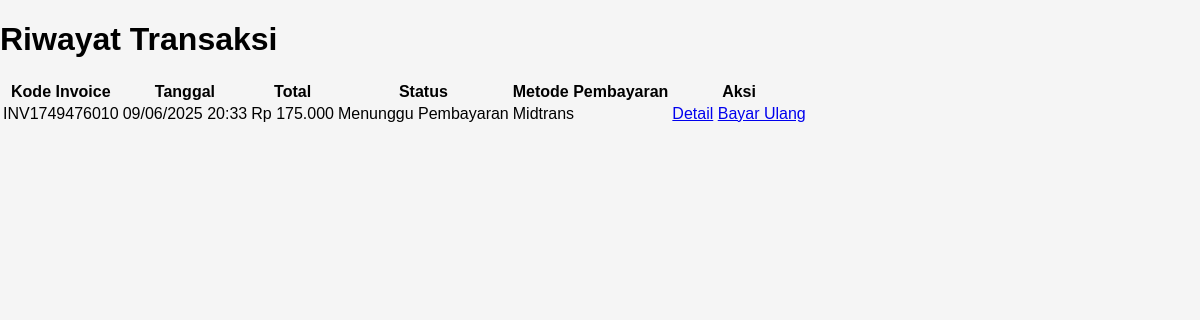
Screenshot of /user/riwayat_transaksi.php (signed in) with the database file from the repository.
### tables this page shows
CREATE TABLE `transaksi` (
  `id_transaksi` int(5) NOT NULL,
  `id_keranjang` int(5) NOT NULL,
  `id_user` int(5) NOT NULL,
  `kode_invoice` varchar(15) NOT NULL,
  `total_harga` decimal(10,2) NOT NULL,
  `status_transaksi` enum('menunggu','diproses','dikirim','selesai') NOT NULL DEFAULT 'menunggu',
  `metode_pembayaran` varchar(35) NOT NULL,
  `tgl_transaksi` datetime NOT NULL DEFAULT current_timestamp(),
  `id_midtrans` varchar(50) NOT NULL,
  `waktu_pembayaran` datetime DEFAULT current_timestamp()
);

### user/riwayat_transaksi.php (the view, shortened to what this page needs)
<?php
include '../config.php';
$id_user = $_SESSION['id_user'];
$query = mysqli_query($koneksi, "SELECT * FROM transaksi WHERE id_user = '$id_user' ORDER BY id_transaksi DESC");
?>
<!DOCTYPE html>
<html lang="id">
<head>
    <link rel="stylesheet" href="../frontend/style1.css">
</head>
<body>
    <div class="container">
        <h1>Riwayat Transaksi</h1>
        <table class="transaction-table">
            <thead>
                <tr>
                    <th>Kode Invoice</th>
                    <th>Tanggal</th>
                    <th>Total</th>
                    <th>Status</th>
                    <th>Metode Pembayaran</th>
                    <th>Aksi</th>
                </tr>
            </thead>
            <tbody>
                <?php while ($row = mysqli_fetch_assoc($query)): ?>
                <tr>
                    <td><?php echo $row['kode_invoice']; ?></td>
                    <td><?php echo date('d/m/Y H:i', strtotime($row['tgl_transaksi'])); ?></td>
                    <td>Rp <?php echo number_format($row['total_harga'], 0, ',', '.'); ?></td>
                    <td>
                        <?php
                            switch($row['status_transaksi']) {
                                case 'menunggu':
                                    echo '<span class="status-waiting">Menunggu Pembayaran</span>';
                                    break;
                            }
                        ?>
                    </td>
                    <td><?php echo $row['metode_pembayaran'] == 'midtrans' ? ($row['midtrans_payment_type'] ?? 'Midtrans') : 'COD'; ?></td>
                    <td>
                        <a href="detail_transaksi.php?id=<?php echo $row['id_transaksi']; ?>" class="btn-small">Detail</a>
                        <?php if(($row['status_transaksi'] == 'menunggu' || $row['status_transaksi'] == 'pending') && $row['metode_pembayaran'] == 'midtrans'): ?>
                            <?php if(!empty($row['snap_token'])): ?>
                                <button class="btn-small btn-pay"
                                        onclick="payTransaction('<?php echo $row['snap_token']; ?>', '<?php echo $row['kode_invoice']; ?>')">
                                    Bayar
                                </button>
                            <?php else: ?>
                                <a href="regenerate_payment.php?id=<?php echo $row['id_transaksi']; ?>" class="btn-small">
                                    Bayar Ulang
                                </a>
                            <?php endif; ?>
                        <?php endif; ?>
                    </td>
                </tr>
                <?php endwhile; ?>
            </tbody>
        </table>
    </div>
</body>
</html>

### frontend/style1.css (style rules this page uses)
body { font-family: Arial, sans-serif; margin: 0; padding: 0; background-color: #f5f5f5; }

### rows the page displays
transaksi: kode_invoice "INV1749476010", tgl_transaksi "09/06/2025 20:33", total_harga "175.000", status_transaksi "Menunggu Pembayaran", midtrans_payment_type "Midtrans"
